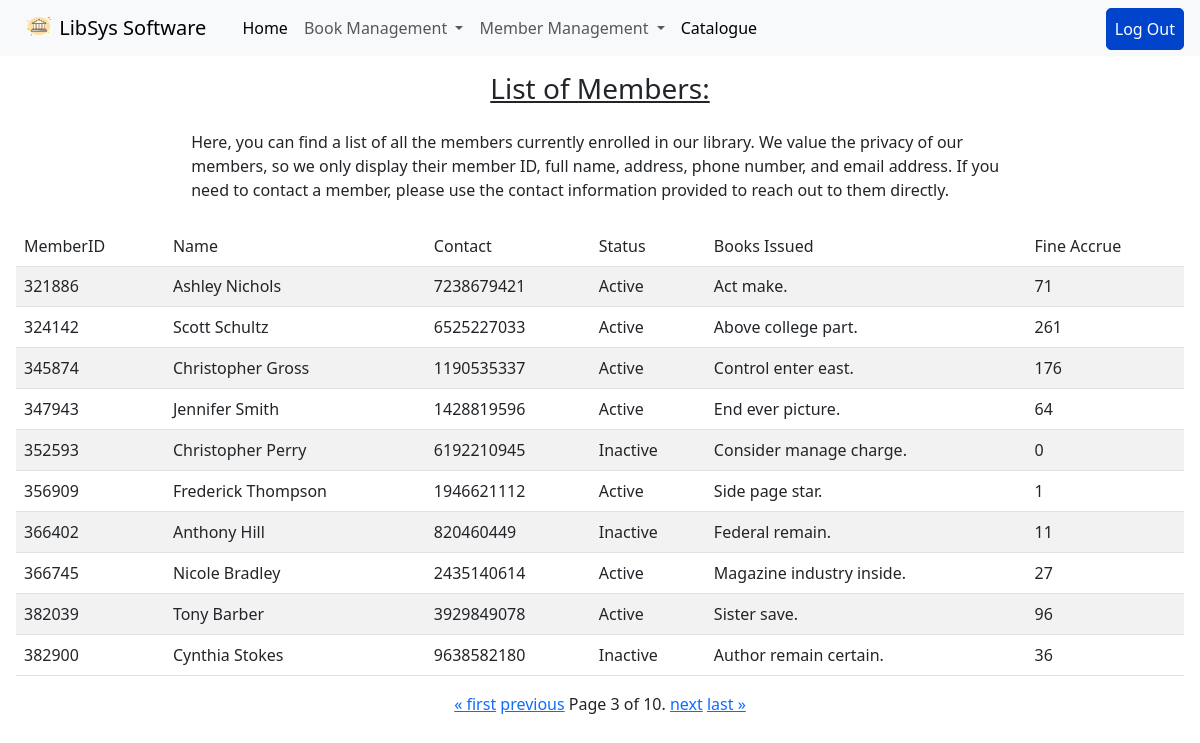
/listmember/?page=3 (signed in), run on the app's committed database.
### library/models.py (models this page shows)
class Member(models.Model):
    MEMBERSHIP_STATUS_CHOICES = [
        ('Active', 'Active'),
        ('Inactive', 'Inactive'),
    ]
    member_id = models.IntegerField(primary_key=True)
    name = models.CharField(max_length=255)
    phone = models.BigIntegerField()
    membership_status = models.CharField(max_length=10, choices=MEMBERSHIP_STATUS_CHOICES)
    books_issued = models.CharField(max_length=255, blank=True)
    fine_amount = models.IntegerField(blank=True, default=0, null=True)

### library/views/customViews.py (the view)
# urls.py: path("listmember/", ListMember.as_view(), name="listMember"),
class ListMember(FormView):
    items_per_page = 10
    template_name = "memberslist.html"
    def get(self, request, *args, **kwargs):
        members = Member.objects.all()
        paginator = Paginator(members, self.items_per_page)
        current_page = request.GET.get('page')
        page_obj = paginator.get_page(current_page)
        return render(request, self.template_name, {"page_obj": page_obj})

### templates/memberslist.html (shortened to what this page needs)
{% extends 'base.html' %}
{% block content %}
{% if user.is_authenticated %}
<h3 class="main-heading">List of Members:</h3>
<div class="fillers">
   Here, you can find a list of all the members currently enrolled in our library. We value the privacy of our members, so we only display their member ID, full name, address, phone number, and email address. If you need to contact a member, please use the contact information provided to reach out to them directly.
</div>
      <div class="table-container">
         <table class="table table-striped table-hover">
            <tr><thead>
               <td>MemberID</td>
               <td>Name</td>
               <td>Contact</td>
               <td>Status</td>
               <td>Books Issued</td>
               <td>Fine Accrue</td>
            </thead></tr>
            {% for book in page_obj %}
               <tr>
                  <td>{{book.member_id}}</td>
                  <td>{{book.name}}</td>
                  <td>{{book.phone}}</td>
                  <td>{{book.membership_status}}</td>
                  <td>{{book.books_issued}}</td>
                  <td>{{book.fine_amount}}</td>
               </tr>
            {% endfor %}
         </table>
      </div>
   <div class="pagination">
       <span class="step-links">
           {% if page_obj.has_previous %}
               <a href="?page=1">&laquo; first</a>
               <a href="?page={{ page_obj.previous_page_number }}">previous</a>
           {% endif %}
           <span class="current-page">
               Page {{ page_obj.number }} of {{ page_obj.paginator.num_pages }}.
           </span>
           {% if page_obj.has_next %}
               <a href="?page={{ page_obj.next_page_number }}">next</a>
               <a href="?page={{ page_obj.paginator.num_pages }}">last &raquo;</a>
           {% endif %}
       </span>
   </div>
{% else %}
<div class="login-suggest">
   <p>You are not logged in</p>
   <a href="{% url 'login' %}">Login</a>
</div>
{% endif %}
{% endblock content %}

### static/css/style.css (style rules this page uses)
* { box-sizing: border-box; }
body { width: 100vw; position: relative; }
.main .table-container { overflow-y: scroll; }
.main .table-container thead { vertical-align: middle; }
.main .pagination { justify-content: center; }
.main .fillers { display: none; }
@media screen and (min-width: 769px) { .main .table-container { overflow-y: scroll; } }
@media screen and (min-width: 769px) { .main .fillers { display: block; padding: auto 3rem; width: 70%; margin: 1.5rem auto; } }
.main > .main-heading { text-align: center; text-decoration: underline; }
@media screen and (min-width: 769px) { .main > .main-heading { text-align: center; } }

### data on the page
Member: member_id "321886", name "Ashley Nichols", phone "7238679421", membership_status "Active", books_issued "Act make.", fine_amount "71"
Member: member_id "324142", name "Scott Schultz", phone "6525227033", membership_status "Active", books_issued "Above college part.", fine_amount "261"
Member: member_id "345874", name "Christopher Gross", phone "1190535337", membership_status "Active", books_issued "Control enter east.", fine_amount "176"
Member: member_id "347943", name "Jennifer Smith", phone "1428819596", membership_status "Active", books_issued "End ever picture.", fine_amount "64"
Member: member_id "352593", name "Christopher Perry", phone "6192210945", membership_status "Inactive", books_issued "Consider manage charge.", fine_amount "0"
Member: member_id "356909", name "Frederick Thompson", phone "1946621112", membership_status "Active", books_issued "Side page star.", fine_amount "1"
Member: member_id "366402", name "Anthony Hill", phone "820460449", membership_status "Inactive", books_issued "Federal remain.", fine_amount "11"
Member: member_id "366745", name "Nicole Bradley", phone "2435140614", membership_status "Active", books_issued "Magazine industry inside.", fine_amount "27"
Member: member_id "382039", name "Tony Barber", phone "3929849078", membership_status "Active", books_issued "Sister save.", fine_amount "96"
Member: member_id "382900", name "Cynthia Stokes", phone "9638582180", membership_status "Inactive", books_issued "Author remain certain.", fine_amount "36"

### other printed values
{{ page_obj.number }} "3"
{{ page_obj.paginator.num_pages }} "10"
